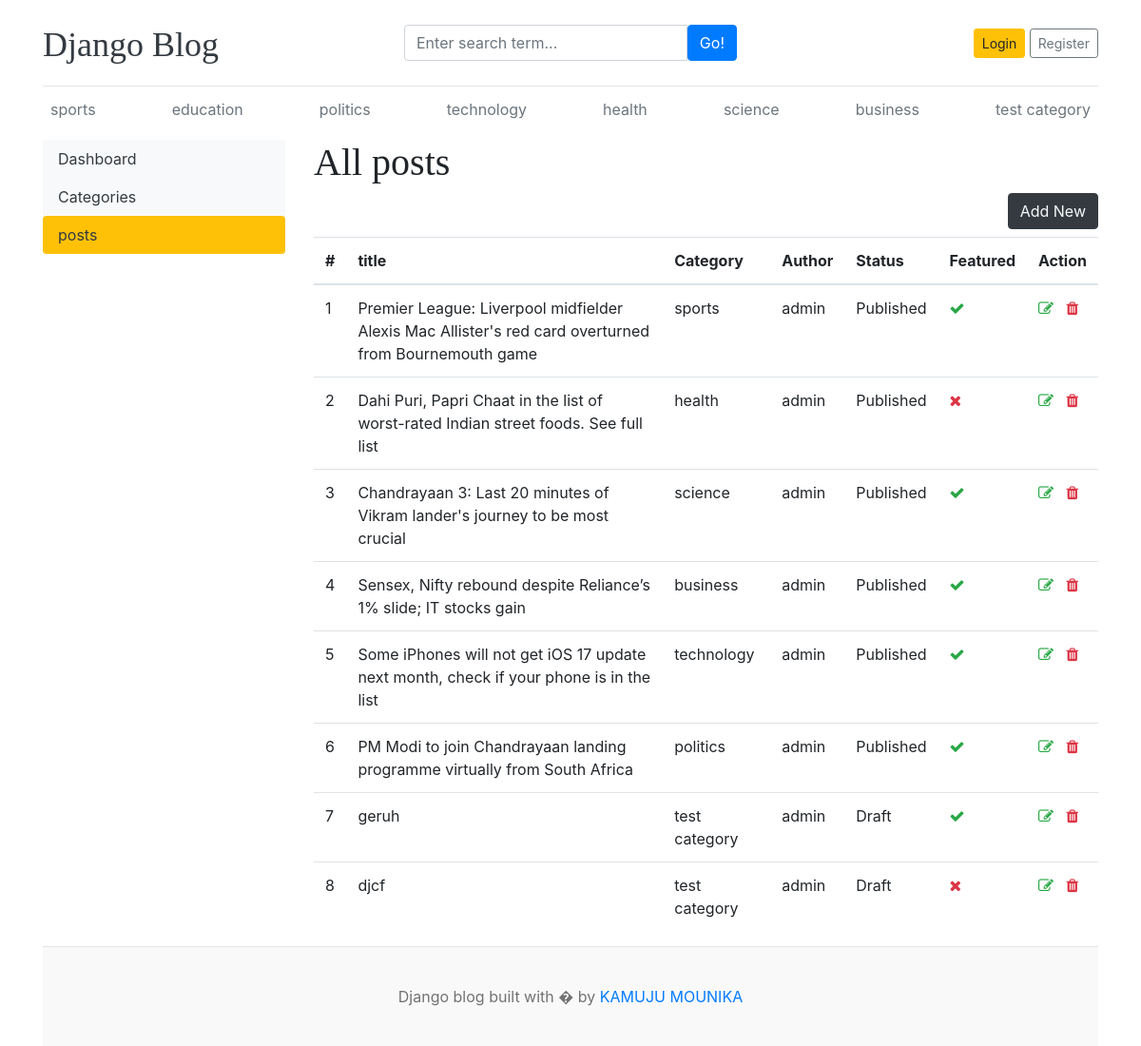
The app's page /dashboard/posts/ with its own data.
### blog/models.py (models this page shows, shortened)
class Category(models.Model):
    category_name=models.CharField(max_length=50,unique=True)
    created_at=models.DateTimeField(auto_now_add=True)
    updated_at=models.DateTimeField(auto_now=True)
    class Meta:
        verbose_name_plural='categories'
    def __str__(self):
        return self.category_name

class Blog(models.Model):
    title=models.CharField(max_length=100)
    slug=models.SlugField(max_length=150,unique=True,blank=True)
    category=models.ForeignKey(Category,on_delete=models.CASCADE)
    author=models.ForeignKey(User,on_delete=models.CASCADE)
    featured_image=models.ImageField(upload_to='upload/%Y/%M/%d')
    short_description=models.TextField(max_length=2000)
    blog_body=models.TextField(max_length=5000)
    status=models.CharField(max_length=20,choices=STATUS_CHOICES,default=0)
    is_featured=models.BooleanField(default=False)
    created_at=models.DateTimeField(auto_now_add=True)
    updated_at=models.DateTimeField(auto_now=True)

### dashboards/views.py (the view)
# urls.py: path('posts/',views.posts,name='posts'),
def posts(request):
    posts=Blog.objects.all()
    context={
        'posts':posts,
    }
    return render(request,'dashboard/posts.html',context)

### blog/context_processors.py (called while the page is built)
def get_categories(request):
    categories=Category.objects.all()
    return dict(categories=categories)

def get_social_links(request):
    social_links=SocialLink.objects.all()
    return dict(social_links=social_links)

### templates/dashboard/posts.html (shortened to what this page needs)
{% extends 'base.html' %}
{% block content %}
  <div class="row">
    {% include 'dashboard/sidebar.html' %}
    <div class="col-md-9">
      <h1>All posts</h1>
      <a href="{% url 'add_post' %}" class="btn btn-dark text-light float-right mb-2">Add New</a>
      <table class="table table-hover">
        <thead>
          <tr>
            <th scope="col">#</th>
            <th scope="col">title</th>
            <th scope="col">Category</th>
            <th scope="col">Author</th>
            <th scope="col">Status</th>
            <th scope="col">Featured</th>
            <th scope="col">Action</th>
          </tr>
          <tbody>
            {% for post  in posts %}
            <tr>
              <td>{{forloop.counter}}</td>
              <td>{{post.title}}</td>
              <td>{{post.category}}</td>
              <td>{{post.author}}</td>
              <td>{{post.status}}</td>
              <td>{% if post.is_featured %}<i class="fa fa-check text-success"></i>{% else %}<i class="fa fa-times text-danger"></i> {% endif %}</td>
              <td>
                <a href="{% url 'edit_post' post.id %}"><i class="fa fa-edit text-success"></i></a>
                <a href="{% url 'delete_post' post.id  %}"><i class="fa fa-trash text-danger"></i></a>
              </td>
            </tr>
            {% endfor %}
          </tbody>
        </thead>
      </table>
    </div>
  </div>
{% endblock %}

### templates/base.html (shortened to what this page needs)
{% load static %}
<!DOCTYPE html>
<html lang="en">
<head>
    <link href="https://getbootstrap.com/docs/4.0/dist/css/bootstrap.min.css" rel="stylesheet">
    <link href="{% static 'css/blog.css' %}" rel="stylesheet">
    <link rel="stylesheet" href="https://cdnjs.cloudflare.com/ajax/libs/font-awesome/4.7.0/css/font-awesome.min.css">
  </head>
<body>
    <div class="container">
      <header class="blog-header py-3">
        <div class="row flex-nowrap justify-content-between align-items-center">
          <div class="col-4 pt-1">
            <a class="blog-header-logo text-dark" href="/">Django Blog</a>
          </div>
          <div class="col-4">
             <form action="{% url 'search' %}" method="GET">
              <div class="input-group">
                <input class="form-control" type="text" name="keyword" value="{{keyword}}" placeholder="Enter search term..." aria-label="Enter search term..." aria-describedby="button-search" />
                <button type="submit" class="btn btn-primary" id="button-search" type="button">Go!</button>
            </div>
             </form>
          </div>
          <div class="col-4 d-flex justify-content-end align-items-center">
            {% if not user.is_authenticated %}
            <a class="btn btn-sm btn-warning" href="{% url 'login' %}">Login</a> &nbsp;
            <a class="btn btn-sm btn-outline-secondary" href="{% url 'register' %}">Register</a>
          </div>
            {% else %}
            <span><a href="{% url 'dashboard' %}">Dashboard</a></span>
            &emsp;
            <span><a href="{% url 'logout' %}">Logout</a></span>
            {% endif %}
        </div>
      </header>
      <div class="nav-scroller py-1 mb-2">
        <nav class="nav d-flex justify-content-between">
          {% for cat in categories %}
          <a class="p-2 text-muted" href="{% url 'posts_by_category' cat.id %}">{{cat.category_name}}</a>
          {% endfor %}
        </nav>
      </div>
{% block content %}
{% endblock  %}
<footer class="blog-footer">
    <p>Django blog built with � by <a href="#">KAMUJU MOUNIKA</a></p>
  </footer>
  </body>
  </html>

### project1/static/css/blog.css (style rules this page uses)
.blog-header { border-bottom: 1px solid #e5e5e5; }
.blog-header-logo { font-family: "Playfair Display", Georgia, "Times New Roman", serif; font-size: 2.25rem; }
h1, h2, h3, h4, h5, h6 { font-family: "Playfair Display", Georgia, "Times New Roman", serif; }
.blog-footer { padding: 2.5rem 0; color: #727272; text-align: center; background-color: #f9f9f9; border-top: .05rem solid #e5e5e5; }
.blog-footer p:last-child { margin-bottom: 0; }

### records on screen
Category: category_name "sports"
Category: category_name "education"
Category: category_name "politics"
Category: category_name "technology"
Category: category_name "health"
Category: category_name "science"
Category: category_name "business"
Category: category_name "test category"
Blog: title "Premier League: Liverpool midfielder Alexis Mac Allister's red card overturned from Bournemouth game", category "sports", author "admin", status "Published", is_featured True (drawn)
Blog: title "Dahi Puri, Papri Chaat in the list of worst-rated Indian street foods. See full list", category "health", author "admin", status "Published", is_featured False (drawn)
Blog: title "Chandrayaan 3: Last 20 minutes of Vikram lander's journey to be most crucial", category "science", author "admin", status "Published", is_featured True (drawn)
Blog: title "Sensex, Nifty rebound despite Reliance’s 1% slide; IT stocks gain", category "business", author "admin", status "Published", is_featured True (drawn)
Blog: title "Some iPhones will not get iOS 17 update next month, check if your phone is in the list", category "technology", author "admin", status "Published", is_featured True (drawn)
Blog: title "PM Modi to join Chandrayaan landing programme virtually from South Africa", category "politics", author "admin", status "Published", is_featured True (drawn)
Blog: title "geruh", category "test category", author "admin", status "Draft", is_featured True (drawn)
Blog: title "djcf", category "test category", author "admin", status "Draft", is_featured False (drawn)
